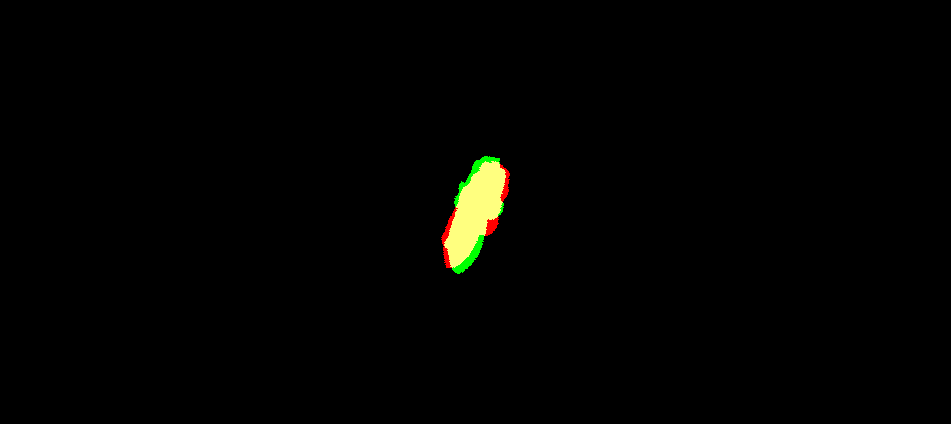
#> input picture src/sample_result/overlay.png, 951 x 424 px
$ python align_center_offset.py --image sample_result/overlay.png --mask sample_result/overlay.png
#> lines starting #> are read from the running program, lines starting #| are printed output that depends on the picture; after the words box and inside, x2 and y2 are one past the last pixel; in counts of white or black regions, pixels touching at a corner belong together
#!/usr/bin/env python3
# -*- coding: utf-8 -*-
"""
align_center_offset.py
- 외부 마스크(흑백 PNG 또는 .npy)만 사용해 물체 중심/PCA와
  프레임 중심 간 2D 오프셋을 계산하고 시각화
- PCA 고유값/이방성(λ1/λ2) 출력 → 각도 신뢰도 판단
- Homography YAML를 넣으면 픽셀→실좌표(mm)로 변환하여 ΔX, ΔY(mm) 자동 산출
  * homography_click_calibrate.py로 H(3x3) 저장 (키: "H")

사용방식
python3 align_center_offset.py \
  --image /home/yuni/mycobot_ws/capture_D1.jpg \
  --mask  /home/yuni/mycobot_ws/sam_output/D1/capture_mask_main.png \
  --largest_contour --morph_open 1 --morph_close 1 \
  --homography_yaml /home/yuni/mycobot_ws/homography.yaml \
  --out_dir /home/yuni/mycobot_ws/PCA_json

"""

import os, json, argparse, math
import numpy as np
import cv2

def load_yaml_like(path):
    """YAML(권장) 또는 JSON 텍스트를 로드."""
    try:
        import yaml  # pip install pyyaml
        with open(path, "r", encoding="utf-8") as f:
            return yaml.safe_load(f)
    except Exception:
        import json as _json
        with open(path, "r", encoding="utf-8") as f:
            txt = f.read()
        try:
            return _json.loads(txt)
        except Exception as e:
            raise RuntimeError(f"[ERR] YAML/JSON 로드 실패: {e}")

def apply_H(H, u, v):
    """픽셀 (u,v) → 실좌표(mm) (X,Y), Homography 3x3 적용."""
    p = np.array([u, v, 1.0], dtype=np.float64)
    q = H @ p
    q /= (q[2] if abs(q[2]) > 1e-12 else 1.0)
    return float(q[0]), float(q[1])

def load_image(path):
    img = cv2.imread(path, cv2.IMREAD_COLOR)
    if img is None:
        raise FileNotFoundError(f"[ERR] 이미지를 열 수 없음: {path}")
    return img

def load_mask(mask_path, shape=None, invert=False):
    if mask_path.endswith(".npy"):
        m = np.load(mask_path)
        if m.ndim == 3: m = m[...,0]
        m = (m > 0).astype(np.uint8)
    else:
        m = cv2.imread(mask_path, cv2.IMREAD_GRAYSCALE)
        if m is None:
            raise FileNotFoundError(f"[ERR] 마스크를 열 수 없음: {mask_path}")
        m = (m > 127).astype(np.uint8)
    if invert:
        m = 1 - m
    if shape is not None and (m.shape[0] != shape[0] or m.shape[1] != shape[1]):
        m = cv2.resize(m, (shape[1], shape[0]), interpolation=cv2.INTER_NEAREST)
    return m

def refine_mask(mask, morph_open=0, morph_close=0, largest_contour=False):
    """간단한 정제: morphology + 최대 컨투어 선택(옵션)"""
    m = mask.copy().astype(np.uint8)

    if morph_open > 0:
        k = cv2.getStructuringElement(cv2.MORPH_ELLIPSE, (3,3))
        for _ in range(morph_open):
            m = cv2.morphologyEx(m, cv2.MORPH_OPEN, k)

    if morph_close > 0:
        k = cv2.getStructuringElement(cv2.MORPH_ELLIPSE, (3,3))
        for _ in range(morph_close):
            m = cv2.morphologyEx(m, cv2.MORPH_CLOSE, k)

    if largest_contour:
        cnts, _ = cv2.findContours(m, cv2.RETR_EXTERNAL, cv2.CHAIN_APPROX_NONE)
        if len(cnts) > 0:
            # 가장 큰 외곽만 남김
            areas = [cv2.contourArea(c) for c in cnts]
            idx = int(np.argmax(areas))
            m = np.zeros_like(m)
            cv2.drawContours(m, [cnts[idx]], -1, color=1, thickness=-1)

    return m

def pca_on_mask(mask):
    ys, xs = np.where(mask > 0)
    if xs.size == 0:
        raise RuntimeError("[ERR] 유효한 마스크 픽셀이 없습니다.")
    pts = np.stack([xs, ys], axis=1).astype(np.float32)  # (N,2) [u,v]
    mean = np.mean(pts, axis=0)
    X = pts - mean
    cov = (X.T @ X) / max(len(pts) - 1, 1)
    eigvals, eigvecs = np.linalg.eigh(cov)  # 오름차순
    idx = np.argsort(eigvals)[::-1]         # 내림차순 정렬 인덱스
    eigvals, eigvecs = eigvals[idx], eigvecs[:, idx]
    major = eigvecs[:, 0]
    angle_deg = math.degrees(math.atan2(major[1], major[0]))  # 0°=우측, 90°=아래
    lam1, lam2 = float(eigvals[0]), float(eigvals[1])
    anisotropy = lam1 / max(lam2, 1e-9)  # λ1/λ2
    return (float(mean[0]), float(mean[1])), angle_deg, (lam1, lam2), anisotropy

def draw_overlay(img, mask, cam_cx, cam_cy, obj_cx, obj_cy, angle_deg, du, dv,
                 anisotropy, out_path):
    ov = img.copy()
    mask_rgb = np.dstack([mask*0, mask*255, mask*0]).astype(np.uint8)
    ov = cv2.addWeighted(ov, 1.0, mask_rgb, 0.25, 0)

    # 중심 마커
    cv2.drawMarker(ov, (int(round(cam_cx)), int(round(cam_cy))), (255,255,255),
                   markerType=cv2.MARKER_CROSS, markerSize=18, thickness=2)
    cv2.circle(ov, (int(round(obj_cx)), int(round(obj_cy))), 7, (0,0,255), -1)

    # PCA 주성분 화살표
    L = 80
    theta = math.radians(angle_deg)
    x2 = int(round(obj_cx + L*math.cos(theta)))
    y2 = int(round(obj_cy + L*math.sin(theta)))
    cv2.arrowedLine(ov, (int(round(obj_cx)), int(round(obj_cy))), (x2, y2),
                    (0,0,255), 2, tipLength=0.2)

    # 텍스트
    txt = f"Δu={du:.1f}px, Δv={dv:.1f}px, angle={angle_deg:.1f}°, λ1/λ2={anisotropy:.2f}"
    # 가독성 박스
    w = 10 + 8*len(txt)
    cv2.rectangle(ov, (10,10), (10+int(w), 44), (0,0,0), -1)
    cv2.putText(ov, txt, (16,36), cv2.FONT_HERSHEY_SIMPLEX, 0.6, (255,255,255), 2, cv2.LINE_AA)

    cv2.imwrite(out_path, ov)

def main():
    ap = argparse.ArgumentParser(description="프레임 중심과 물체 중심의 2D 오프셋 계산(외부 마스크 전용)")
    ap.add_argument("--image", required=True)
    ap.add_argument("--mask",  required=True, help="흑백 PNG(0/255) 또는 .npy(bool/0-1)")
    ap.add_argument("--invert_mask", action="store_true", help="마스크가 반전되어 있을 때 사용")
    ap.add_argument("--morph_open", type=int, default=0, help="열기 반복 횟수(노이즈 제거)")
    ap.add_argument("--morph_close", type=int, default=0, help="닫기 반복 횟수(구멍 메우기)")
    ap.add_argument("--largest_contour", action="store_true", help="가장 큰 컨투어만 남김")
    ap.add_argument("--mm_per_px", type=float, default=None, help="픽셀→mm 스케일(예: 0.35)")
    ap.add_argument("--homography_yaml", default=None, help="픽셀→mm 변환용 Homography YAML 경로(H 키 포함)")
    ap.add_argument("--out_dir", default="./out")
    args = ap.parse_args()

    os.makedirs(args.out_dir, exist_ok=True)

    img = load_image(args.image)
#> in load_image, img is the input picture: shape (424, 951, 3); mean B, G, R 1.1, 2.6, 2.5
    H, W = img.shape[:2]
#> H = 424; W = 951
    mask = load_mask(args.mask, shape=(H, W), invert=args.invert_mask)
#> in load_mask, `m = (m > 127).astype(np.uint8)`:
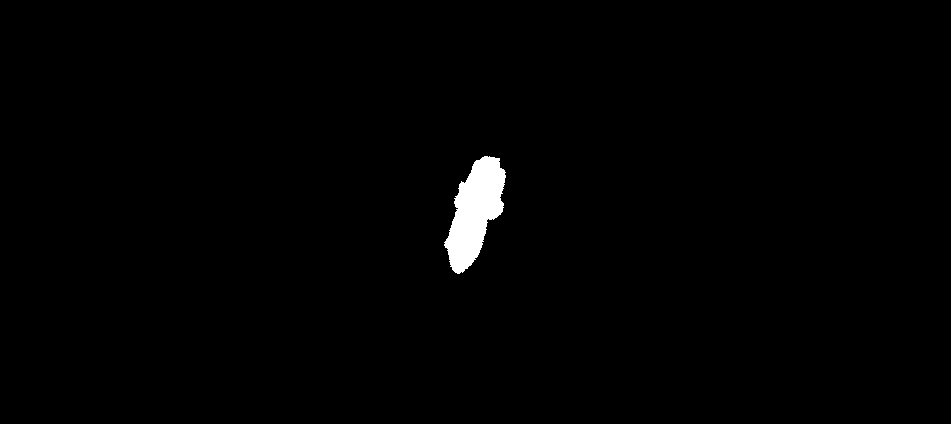
#> m: shape (424, 951); values 0 (black) and 1 (white), 1% white; 1 white region, box (x1, y1, x2, y2) and area: (444, 156, 506, 274) 4115
    mask = refine_mask(mask,
                       morph_open=args.morph_open,
                       morph_close=args.morph_close,
                       largest_contour=args.largest_contour)

    (obj_cx, obj_cy), angle_deg, (lam1, lam2), anisotropy = pca_on_mask(mask)
#> in pca_on_mask, `ys, xs = np.where(mask > 0)`: ys = 4115 values from 156 to 273; xs = 4115 values, max 505 at index 431, min 444 at index 3291, mean 474.6
#> in pca_on_mask, `pts = np.stack([xs, ys], axis=1).astype(np.float32)`: pts = 4115 pairs, first value 444 to 505, second value 156 to 273
#> in pca_on_mask, `mean = np.mean(pts, axis=0)`: mean = [474.6, 211.5]
#> in pca_on_mask, `X = pts - mean`: X = 4115 pairs, first value -30.6 to 30.4, second value -55.46 to 61.54
#> in pca_on_mask, `cov = (X.T @ X) / max(len(pts) - 1, 1)`: cov = [[204.7, -257.3], [-257.3, 879.8]]
#> in pca_on_mask, `eigvals, eigvecs = np.linalg.eigh(cov)`: eigvals = [117.8, 966.7]; eigvecs = [[-0.947, -0.32], [-0.32, 0.947]]
#> in pca_on_mask, `idx = np.argsort(eigvals)[::-1]`: idx = [1, 0]
#> in pca_on_mask, `eigvals, eigvecs = eigvals[idx], eigvecs[:, idx]`: eigvals = [966.7, 117.8]; eigvecs = [[-0.32, -0.947], [0.947, -0.32]]
#> in pca_on_mask, `major = eigvecs[:, 0]`: major = [-0.32, 0.947]
#> in pca_on_mask, `angle_deg = math.degrees(math.atan2(major[1], major[0]))`: angle_deg = 108.7
#> in pca_on_mask, `lam1, lam2 = float(eigvals[0]), float(eigvals[1])`: lam1 = 966.7; lam2 = 117.8
#> in pca_on_mask, `anisotropy = lam1 / max(lam2, 1e-9)`: anisotropy = 8.21
#> obj_cx = 474.6; obj_cy = 211.5; angle_deg = 108.7; lam1 = 966.7; lam2 = 117.8; anisotropy = 8.21
    cam_cx = (W - 1) / 2.0
#> cam_cx = 475
    cam_cy = (H - 1) / 2.0
#> cam_cy = 211.5
    du = obj_cx - cam_cx
#> du = -0.404
    dv = obj_cy - cam_cy
#> dv = -0.0366
    u_norm = du / (W * 0.5)
#> u_norm = -0.00085
    v_norm = dv / (H * 0.5)
#> v_norm = -0.000173

    # mm 변환 (우선순위: Homography → mm_per_px)
    dx_mm = dy_mm = None
    X_mm = Y_mm = Xc_mm = Yc_mm = None  # (선택) 실제 좌표 기록

    if args.homography_yaml:
        dataH = load_yaml_like(args.homography_yaml)
        Hmat = np.array(dataH["H"], dtype=np.float64)  # 키 이름: "H"
        # 물체 중심 / 카메라 중심을 mm 좌표로 변환
        X_mm, Y_mm   = apply_H(Hmat, obj_cx, obj_cy)
        Xc_mm, Yc_mm = apply_H(Hmat, cam_cx, cam_cy)
        dx_mm = X_mm - Xc_mm
        dy_mm = Y_mm - Yc_mm
    elif args.mm_per_px is not None:
        dx_mm = du * args.mm_per_px
        dy_mm = dv * args.mm_per_px


    overlay_path = os.path.join(args.out_dir, "overlay.png")
    draw_overlay(img, mask, cam_cx, cam_cy, obj_cx, obj_cy, angle_deg, du, dv,
                 anisotropy, overlay_path)
#> in draw_overlay, `cv2.drawMarker(ov, (int(round(cam_cx)), int(round(cam_cy))), (255,255,..`: ov: shape (424, 951, 3); 0.03% of pixels changed, all inside (x1, y1, x2, y2) = (465, 202, 486, 223)
#> in draw_overlay, `cv2.circle(ov, (int(round(obj_cx)), int(round(obj_cy))), 7, (0,0,255),..`: ov: shape (424, 951, 3); mean B, G, R 1, 2.5, 2.5
#> in draw_overlay, `theta = math.radians(angle_deg)`: theta = 1.9
#> in draw_overlay, `x2 = int(round(obj_cx + L*math.cos(theta)))`: x2 = 449
#> in draw_overlay, `y2 = int(round(obj_cy + L*math.sin(theta)))`: y2 = 287
#> in draw_overlay, `w = 10 + 8*len(txt)`: w = 378
#> in draw_overlay, `cv2.putText(ov, txt, (16,36), cv2.FONT_HERSHEY_SIMPLEX, 0.6, (255,255,..`:
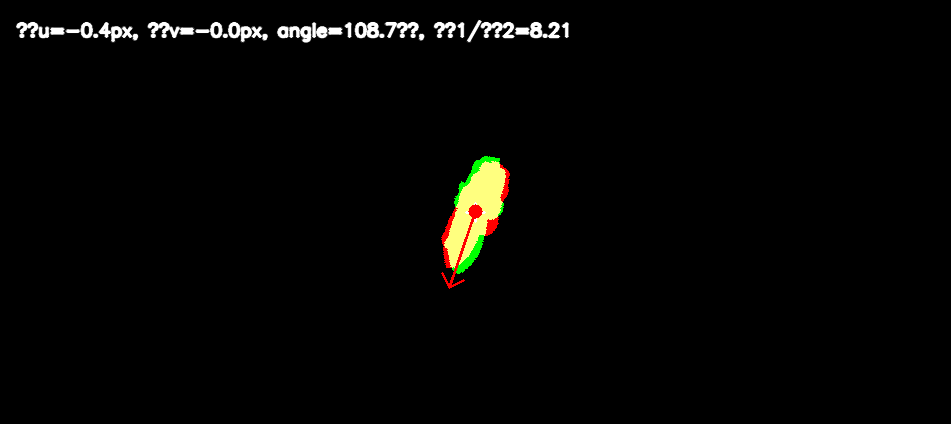
#> ov: shape (424, 951, 3); mean B, G, R 3.6, 5, 5.2

    metrics = {
        "image_size": {"width": W, "height": H},
        "camera_center_px": {"u": cam_cx, "v": cam_cy},
        "object_center_px": {"u": obj_cx, "v": obj_cy},
        "offset_px": {"du": du, "dv": dv},
        "offset_norm": {"u_norm": u_norm, "v_norm": v_norm},
        "principal_angle_deg": angle_deg,
        "eigvals": {"lambda1": lam1, "lambda2": lam2},
        "anisotropy_ratio": anisotropy,  # ← 각도 신뢰도 판단 지표
        "has_mm": args.mm_per_px is not None,
        "mm_per_px": args.mm_per_px,
        "has_mm": (dx_mm is not None and dy_mm is not None),   # ← H 또는 mm_per_px로 계산됐는지 여부
        "offset_mm": {"dx_mm": dx_mm, "dy_mm": dy_mm} if (dx_mm is not None and dy_mm is not None) else None,
        "homography_yaml": args.homography_yaml,
        "object_world_mm": {"X": X_mm, "Y": Y_mm} if (X_mm is not None and Y_mm is not None) else None,
        "center_world_mm": {"Xc": Xc_mm, "Yc": Yc_mm} if (Xc_mm is not None and Yc_mm is not None) else None,
        "offset_mm": {"dx_mm": dx_mm, "dy_mm": dy_mm} if args.mm_per_px is not None else None
    }
    with open(os.path.join(args.out_dir, "metrics.json"), "w", encoding="utf-8") as f:
        json.dump(metrics, f, ensure_ascii=False, indent=2)

    print("==== 2D Centering Metrics (Depth-free; mask-only) ====")
    print(f"Camera center (px):  u0={cam_cx:.2f}, v0={cam_cy:.2f}")
#| Camera center (px):  u0=475.00, v0=211.50
    print(f"Object  center (px):  u ={obj_cx:.2f}, v ={obj_cy:.2f}")
#| Object  center (px):  u =474.60, v =211.46
    print(f"PCA major angle:     {angle_deg:.2f} deg")
#| PCA major angle:     108.66 deg
    print(f"Anisotropy λ1/λ2:    {anisotropy:.3f}")
#| Anisotropy λ1/λ2:    8.205
    if anisotropy < 1.2:
        print("⚠️  정사각형/원형 또는 노이즈 영향 → 각도 신뢰도 낮음(사용 비추천).")
    if dx_mm is not None and dy_mm is not None:
        src = "H" if args.homography_yaml else "mm_per_px"
        print(f"Offset  (mm):        dx={dx_mm:.2f} mm, dy={dy_mm:.2f} mm   [{src}]")
    if X_mm is not None and Y_mm is not None:
        print(f"Object world (mm):   X={X_mm:.2f}, Y={Y_mm:.2f}")
    if Xc_mm is not None and Yc_mm is not None:
        print(f"Center world (mm):   Xc={Xc_mm:.2f}, Yc={Yc_mm:.2f}")

    print(f"[Saved] overlay: {overlay_path}")
    print(f"[Saved] metrics: {os.path.join(args.out_dir, 'metrics.json')}")
    print("======================================================")

if __name__ == "__main__":
    main()
